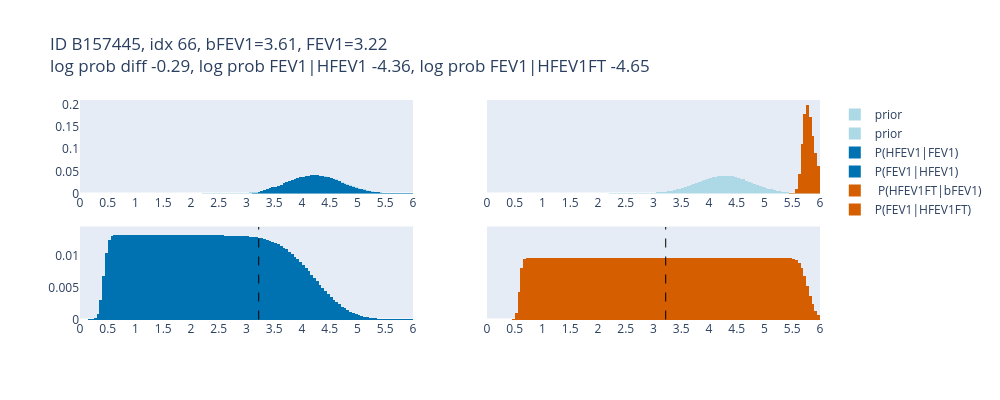

The code cell stored with this chart in its notebook:
### Code cell
idx_min_diff = df_cfr["log prob FT-NT"].idxmin()

idx = idx_min_diff
id, height, age, sex = df_cfr.iloc[idx][["ID", "Height", "Age", "Sex"]]

ecFEV1 = mh.VariableNode("ecFEV1 (L)", 0, 6, 0.05, prior=None)
hfev1prior = {"type": "default", "height": height, "age": age, "sex": sex}
HFEV1 = mh.SharedVariableNode("Healthy FEV1 (L)", 1, 6, 0.05, prior=hfev1prior)

fig = make_subplots(rows=2, cols=2, shared_yaxes=True)
# Prior P(HFEV1|age, sex, height)
ih.plot_histogram(
    fig, HFEV1, HFEV1.cpt, 0, HFEV1.b, 1, 1, name=f"prior", colour="lightblue"
)
ih.plot_histogram(
    fig, HFEV1, HFEV1.cpt, 0, HFEV1.b, 1, 2, name=f"prior", colour="lightblue"
)

# P(HFEV1FT | bFEV1)
p = df_cfr.iloc[idx]["P(HFEV1|FEV1)"]
ih.plot_histogram(fig, HFEV1, p, 0, HFEV1.b, 1, 1, name=f"P(HFEV1|FEV1)")
fig.data[-1].marker.color = "#0072b2"

# P(FEV1 | HFEV1)
p1 = df_cfr.iloc[idx]["P(FEV1|HFEV1)"]
p2 = df_cfr.iloc[idx]["P(FEV1|HFEV1FT)"]
pmax = max(max(p1), max(p2))
fev1_obs = df_cfr.iloc[idx]["FEV1"]
ih.plot_histogram(
    fig, ecFEV1, p1, ecFEV1.a, ecFEV1.b, 2, 1, name=f"P(FEV1|HFEV1)", colour="#0072b2"
)
vh.add_fev1_prct_pred_line(fig, fev1_obs, pmax, 2, 1, width=1)

# P(HFEV1FT | bFEV1)
p = df_cfr.iloc[idx]["P(HFEV1|bFEV1)"]
ih.plot_histogram(fig, HFEV1, p, 0, HFEV1.b, 1, 2, name=f" P(HFEV1FT|bFEV1)")
fig.data[-1].marker.color = "#d55e00"

# P(FEV1 | HFEV1FT)
ih.plot_histogram(
    fig, ecFEV1, p2, ecFEV1.a, ecFEV1.b, 2, 2, name=f"P(FEV1|HFEV1FT)", colour="#d55e00"
)
vh.add_fev1_prct_pred_line(fig, fev1_obs, pmax, 2, 2, width=1)

title = f"ID {id}, idx {idx}, bFEV1={df_cfr.iloc[idx]['best FEV1']:.2f}, FEV1={df_cfr.iloc[idx]['FEV1']:.2f}<br>log prob diff {df_cfr.iloc[idx]['log prob FT-NT']:.2f}, log prob FEV1|HFEV1 {df_cfr.iloc[idx]['log_P_FEV1_HFEV1']:.2f}, log prob FEV1|HFEV1FT {df_cfr.iloc[idx]['log_P_FEV1_HFEV1FT']:.2f}"
fig.update_layout(title=title, barmode="overlay", height=400, width=1000)
fig.show()
